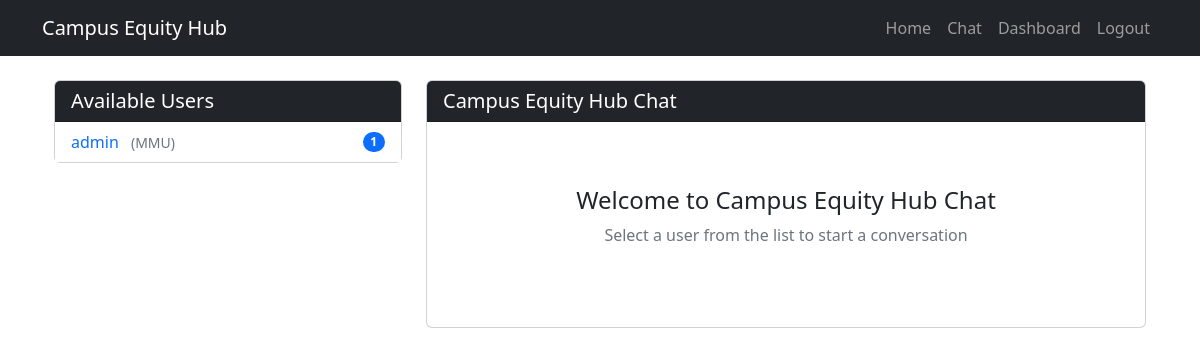
Page /chat (signed in) on the committed database.
### app.py (models this page shows, shortened)
class User(db.Model):
    id = db.Column(db.Integer, primary_key=True)
    username = db.Column(db.String(80), unique=True, nullable=False)
    email = db.Column(db.String(120), unique=True, nullable=False)
    password = db.Column(db.String(60), nullable=False)
    token = db.Column(db.Integer, nullable=False)
    is_admin = db.Column(db.Boolean, default=False)
    campus = db.Column(db.String(120), nullable=False)

### app.py (the view)
@app.route('/chat')
def chat():
    if 'user_id' not in session:
        flash('Please log in to access the chat.', 'danger')
        return redirect(url_for('login'))
    users = User.query.filter(User.id != session['user_id']).all()
    unread_counts = db.session.query(
        Chat.sender_id,
        db.func.count(Chat.id).label('count')
    ).filter(
        Chat.receiver_id == session['user_id'],
        Chat.read == False
    ).group_by(Chat.sender_id).all()
    unread_by_user = {sender_id: count for sender_id, count in unread_counts}
    return render_template('chat.html', users=users, unread_by_user=unread_by_user)

### templates/chat.html (shortened to what this page needs)
{% extends 'layout.html' %}
{% block content %}
<div class="container-fluid">
    <div class="row">
        <div class="col-md-4">
            <div class="card mb-4">
                <div class="card-header bg-dark text-white">
                    <h5 class="mb-0">Available Users</h5>
                </div>
                <div class="card-body p-0">
                    <ul class="list-group list-group-flush">
                        {% for user in users %}
                        <li class="list-group-item d-flex justify-content-between align-items-center">
                            <a href="{{ url_for('chat_with_user', user_id=user.id) }}" class="text-decoration-none">
                                {{ user.username }}
                                <span class="text-muted small ms-2">({{ user.campus }})</span>
                            </a>
                            {% if user.id in unread_by_user and unread_by_user[user.id] > 0 %}
                            <span class="badge bg-primary rounded-pill">{{ unread_by_user[user.id] }}</span>
                            {% endif %}
                        </li>
                        {% endfor %}
                    </ul>
                </div>
            </div>
        </div>
        <div class="col-md-8">
            <div class="card">
                <div class="card-header bg-dark text-white">
                    <h5 class="mb-0">Campus Equity Hub Chat</h5>
                </div>
                <div class="card-body">
                    <div class="text-center py-5">
                        <h4>Welcome to Campus Equity Hub Chat</h4>
                        <p class="text-muted">Select a user from the list to start a conversation</p>
                    </div>
                </div>
            </div>
        </div>
    </div>
</div>
{% endblock %}

### rows in the picture
User: username "admin", campus "MMU", id "1"
